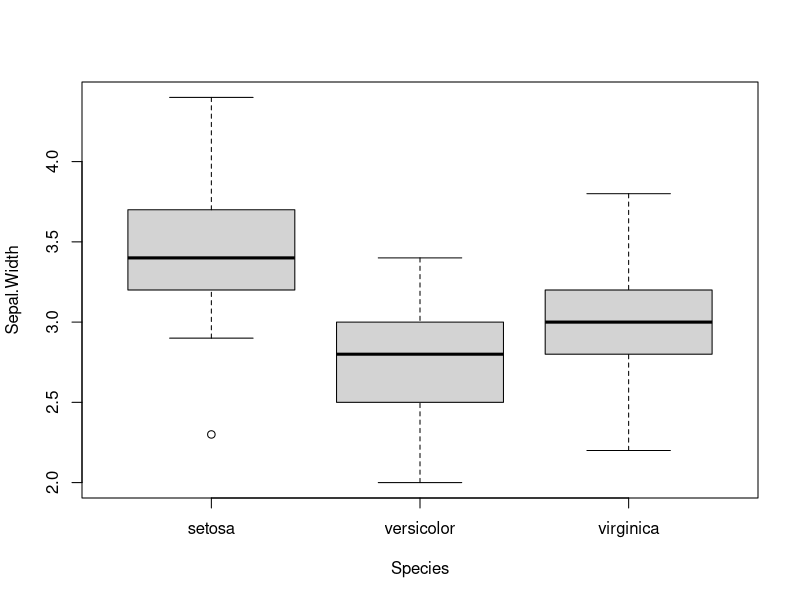
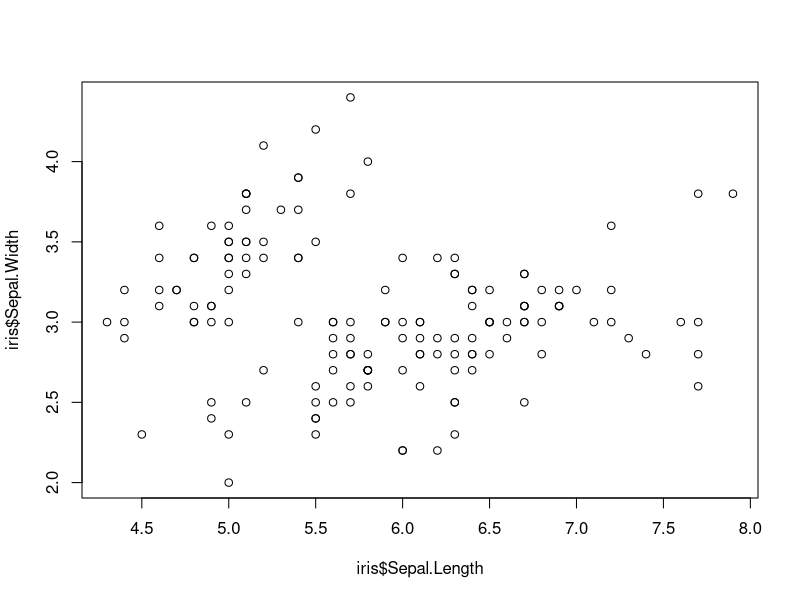
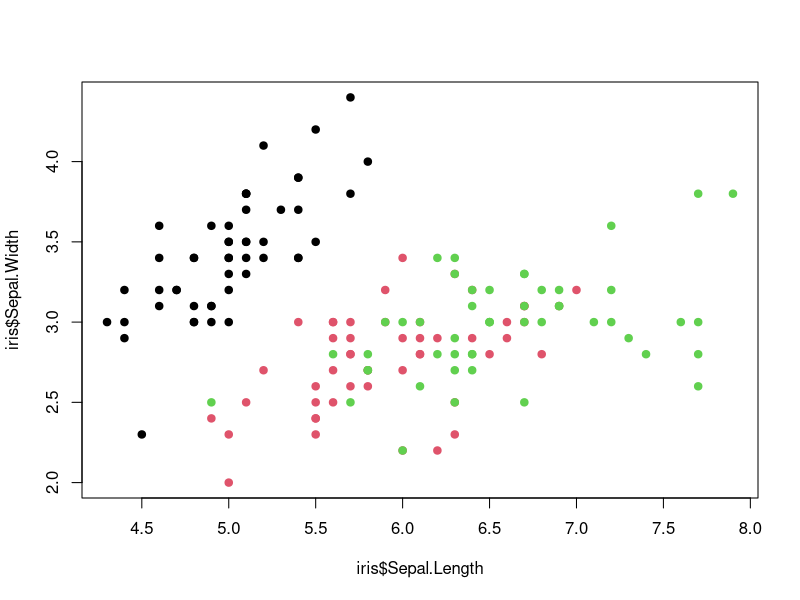
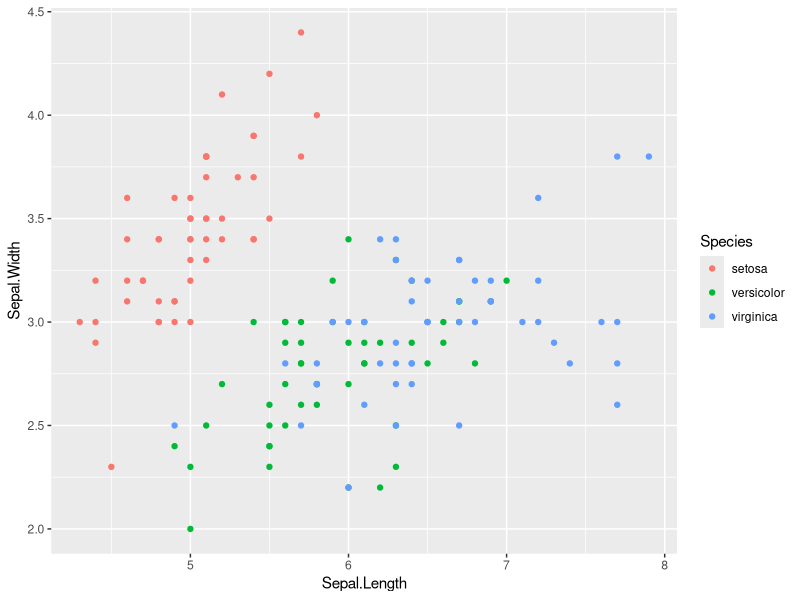
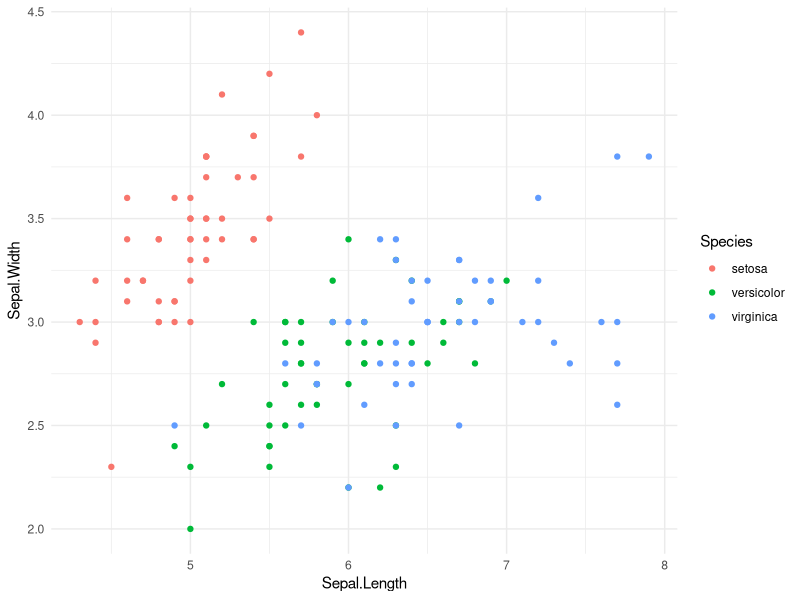
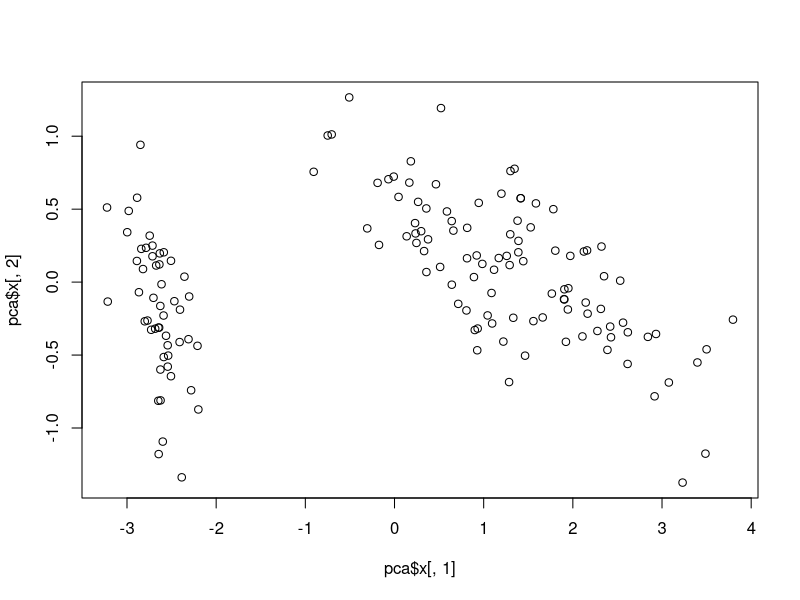
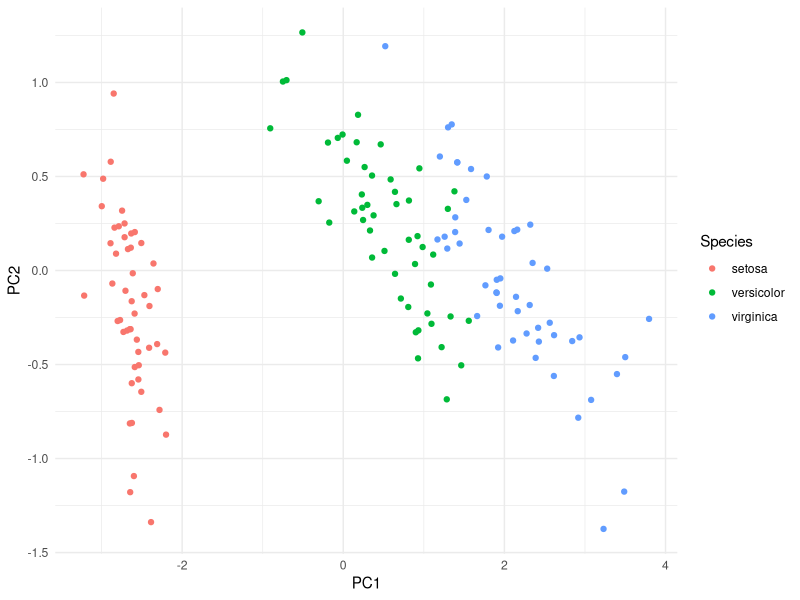
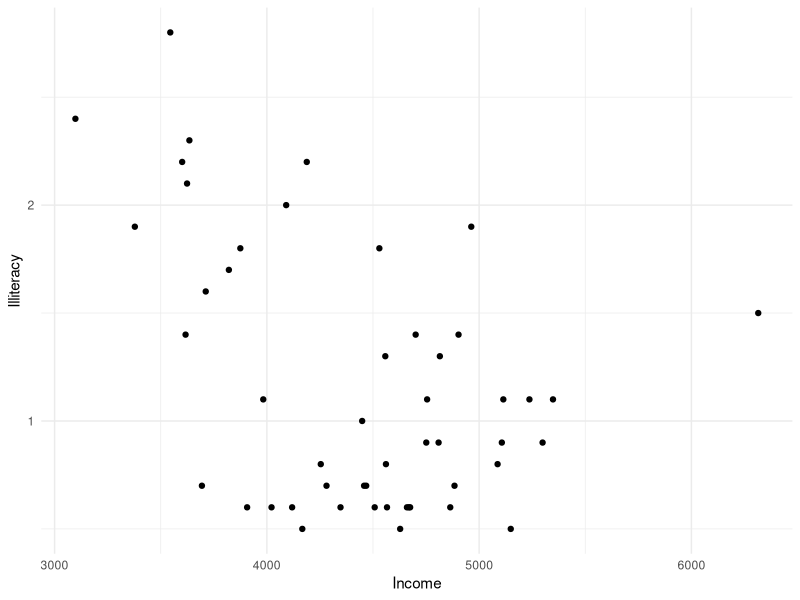

These figures' R source, in order:
## ---- chunk 1

## ---- chunk 2

## ---- chunk 3
x <- 5
## ---- chunk 4
print(x)
## ---- chunk 5
data(iris)
## ---- chunk 6
# select only values from the Sepal.Width column where the Species is setosa
setosa_sw     <- iris$Sepal.Width[ iris$Species == "setosa" ]

# same, but for versicolor and using the "subset" function
versicolor_sw <- subset(iris$Sepal.Width, iris$Species == "versicolor")

t.test(setosa_sw, versicolor_sw)
## ---- chunk 7
pairwise.t.test(iris$Sepal.Width, iris$Species)
## ---- chunk 8
boxplot(Sepal.Width ~ Species, data=iris)
## ---- chunk 9
iris_anova <- aov(Sepal.Width ~ Species, data=iris)
summary(iris_anova)
## ---- chunk 10
library(broom)
tidy(iris_anova)
## ---- chunk 11
TukeyHSD(iris_anova, "Species")
## ---- chunk 12
cor.test(iris$Sepal.Width, iris$Sepal.Length)
## ---- chunk 13
cor.test(iris$Sepal.Width, iris$Sepal.Length, method="spearman")
## ---- chunk 14
plot(iris$Sepal.Length, iris$Sepal.Width)
## ---- chunk 15
plot(iris$Sepal.Length, iris$Sepal.Width, col=iris$Species, pch=19)
## ---- chunk 16
library(ggplot2)
ggplot(iris, aes(x=Sepal.Length, y=Sepal.Width, color=Species)) + geom_point()
## ---- chunk 17
theme_set(theme_minimal())
ggplot(iris, aes(x=Sepal.Length, y=Sepal.Width, color=Species)) + geom_point()
## ---- chunk 18
pca <- prcomp(iris[,1:4])
## ---- chunk 19
str(pca)
## ---- chunk 20
plot(pca$x[,1],pca$x[,2])
## ---- chunk 21
pca_df <- as.data.frame(pca$x)
## add the species column
pca_df$Species <- iris$Species
ggplot(pca_df, aes(x=PC1, y=PC2, color=Species)) + geom_point()
## ---- chunk 22
library(datasets)
## convert a matrix to a data frame
df <- as.data.frame(state.x77)
ggplot(df, aes(x=Income, y=Illiteracy)) + geom_point()
## ---- chunk 23
lm_fit <- lm(Illiteracy ~ Income, data=df)
summary(lm_fit)
tidy(lm_fit)
## ---- chunk 24
ggplot(df, aes(x=Income, y=Illiteracy)) + geom_point() + geom_smooth(method="lm")
## ---- chunk 25
df <- as.data.frame(state.x77)

# clean up the column names. You can also use the function
# `clean_names` from the package `janitor` to do it automatically.
colnames(df) <- c("pop", "income", "illiteracy",
                  "life_exp", "murder", "hs_grad", "frost", "area")
# alternative: df <- clean_names(df)
lm_fit <- lm(life_exp ~ income + illiteracy + murder, data=df)
summary(lm_fit)
## ---- chunk 26
iris_anova <- aov(Sepal.Width ~ Species, data=iris)
summary(iris_anova)

iris_lm <- lm(Sepal.Width ~ Species, data=iris)

summary(iris_lm)
anova(iris_lm)
